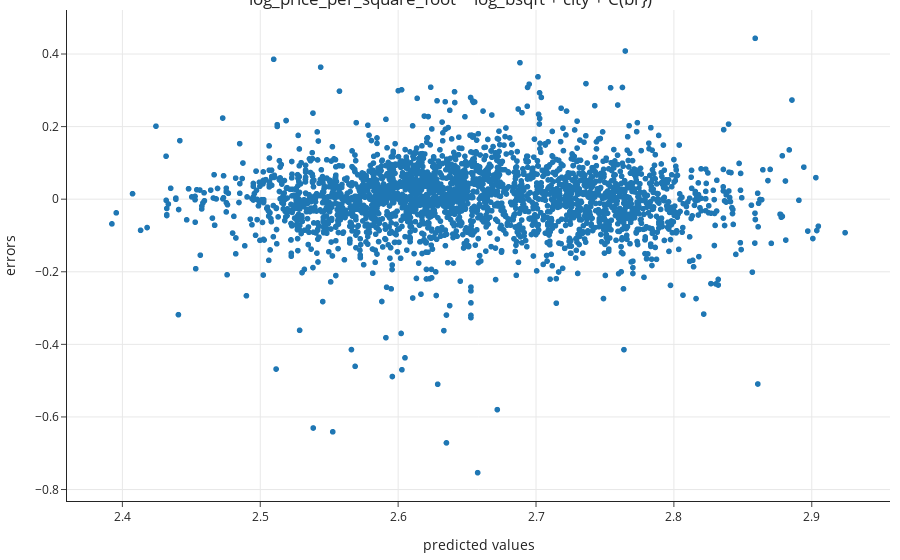

This figure's notebook cell:
### Code cell
fig = px.scatter(x=predicted_8, y=resids_8, 
                labels={
                     "y": "errors",
                     "x": "predicted values"},
                title ="log_price_per_square_foot ~ log_bsqft + city + C(br})")

fig

### Figure 1 — Plotly figure (JSON) as saved in the notebook; plotly's stock layout.template omitted (floating-point values rounded to 4 significant figures; data arrays with more than 128 entries replaced by an {"elided": "..."} marker saying what was removed)
{"data": [{"hovertemplate": "predicted values=%{x}<br>errors=%{y}<extra></extra>", "legendgroup": "", "marker": {"color": "#1F77B4", "symbol": "circle"}, "mode": "markers", "name": "", "showlegend": false, "type": "scattergl", "x": {"elided": "2667 float values"}, "xaxis": "x", "y": {"elided": "2667 float values"}, "yaxis": "y"}], "layout": {"autosize": true, "legend": {"tracegroupgap": 0}, "title": {"text": "log_price_per_square_foot ~ log_bsqft + city + C(br})"}, "xaxis": {"anchor": "y", "autorange": true, "domain": [0, 1], "range": [2.359, 2.957], "title": {"text": "predicted values"}, "type": "linear"}, "yaxis": {"anchor": "x", "autorange": true, "domain": [0, 1], "range": [-0.8397, 0.5294], "title": {"text": "errors"}, "type": "linear"}}}
